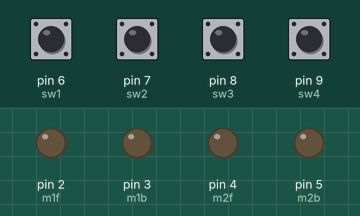
A sketch run on a simulated Arduino Uno, built with avr-gcc and run on an emulated ATmega328P. Shown: output pins drawn as LEDs (lit = HIGH). The inputs (shaded band) are chosen by the test bench; at power-on: pin 6 (sw1), pin 7 (sw2), pin 8 (sw3), pin 9 (sw4) HIGH.

Above: at 1.2 s.
1.3 s: pin 7 (sw2) pulled LOW for 0.15 s
At 2.0 s:
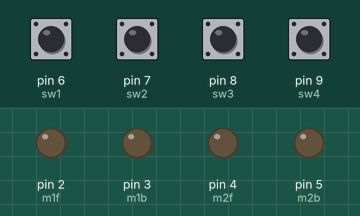
3.0 s: pin 6 (sw1) pulled LOW for 0.15 s
At 4.4 s:
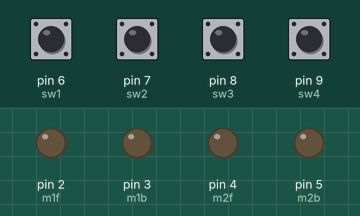
4.7 s: pin 8 (sw3) pulled LOW for 0.15 s
At 5.8 s:
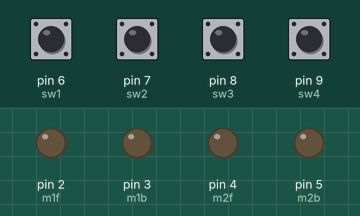
6.4 s: pin 9 (sw4) pulled LOW for 0.15 s
At 6.47 s:
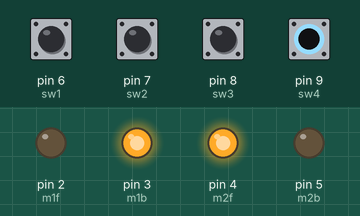
8.0 s: pin 7 (sw2) pulled LOW for 1 s
At 8.8 s:
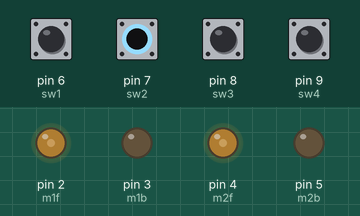
10.5 s: pin 6 (sw1) driven LOW and pin 7 (sw2) driven LOW
At 11.1 s:
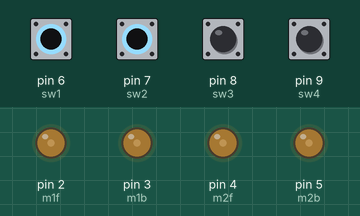
Timing chart, 0 to 13.0 s (numbered marks = the images above; inputs shaded):
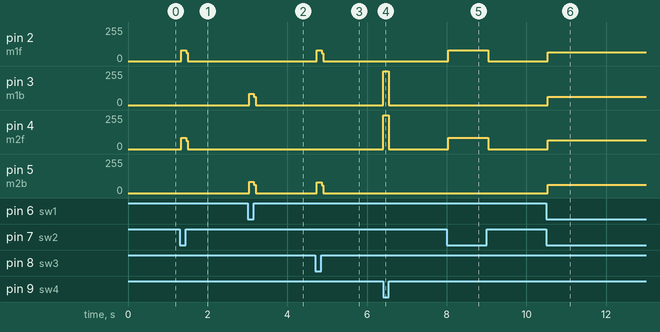

Measured:
- after the input at 1.3 s, pin 2 (m1f): 0/255 → 82/255 at once, → 0/255 0.12 s later; pin 4 (m2f): 0/255 → 83/255 at once, → 0/255 0.12 s later
- after the input at 3.0 s, pin 3 (m1b): 0/255 → 84/255 at once, → 0/255 0.12 s later; pin 5 (m2b): 0/255 → 85/255 at once, → 0/255 0.12 s later
- after the input at 4.7 s, pin 2 (m1f), pin 5 (m2b): 0/255 → 80/255 at once, → 0/255 0.12 s later
- after the input at 6.4 s, pin 3 (m1b), pin 4 (m2f): 0/255 → 255/255 at once, → 0/255 0.15 s later
- after the input at 8.0 s, pin 2 (m1f): 0/255 → 82/255 at once, → 0/255 1.0 s later; pin 4 (m2f): 0/255 → 83/255 at once, → 0/255 1.0 s later
- after the input at 10.5 s, pin 2 (m1f), pin 4 (m2f): 0/255 → 64/255 at once; pin 3 (m1b), pin 5 (m2b): 0/255 → 61/255 at once

The sketch:

profinal.ino
```cpp
#include<SoftwareSerial.h>
int m1f=2;
int m1b=3;
int m2f=4;
int m2b=5;
int sw1=6;
int sw2=7;
int sw3=8;
int sw4=9;
int state1=0;
int state2=0;
int state3=0;
int state4=0;
void setup() {
  // put your setup code here, to run once:
pinMode(m1f,OUTPUT);
pinMode(m1b,OUTPUT);
pinMode(m2f,OUTPUT);
pinMode(m2b,OUTPUT);
pinMode(sw1,INPUT_PULLUP);
pinMode(sw2,INPUT_PULLUP);
pinMode(sw3,INPUT_PULLUP);
pinMode(sw4,INPUT_PULLUP);
}

void loop() {
  // put your main code here, to run repeatedly:
  state1=digitalRead(sw1);
  state2=digitalRead(sw2);
  state3=digitalRead(sw3);
  state4=digitalRead(sw4);
  //forward
 if(state1==LOW)
 {
  digitalWrite(m1f,LOW);
  digitalWrite(m1b,HIGH);
  digitalWrite(m2f,LOW);
  digitalWrite(m2b,HIGH);
 }
 //backward
 if(state2==LOW)
 {
  digitalWrite(m1f,HIGH);
  digitalWrite(m1b,LOW);
  digitalWrite(m2f,HIGH);
  digitalWrite(m2b,LOW);
 }
 //left
 if(state3==LOW)
 {
  digitalWrite(m1f,HIGH);
  digitalWrite(m1b,LOW);
  digitalWrite(m2f,LOW);
  digitalWrite(m2b,HIGH);
 }
 //right
 if(state4==LOW)
 {
  digitalWrite(m1f,LOW);
  digitalWrite(m1b,HIGH);
  digitalWrite(m2f,HIGH);
  digitalWrite(m2b,LOW);
 }
 else
 {
  digitalWrite(m1f,LOW);
  digitalWrite(m1b,LOW);
  digitalWrite(m2f,LOW);
  digitalWrite(m2b,LOW);
 //rest
}}
```
